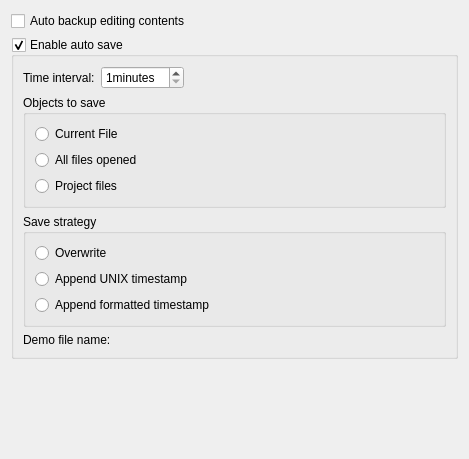
<?xml version="1.0" encoding="UTF-8"?>
<ui version="4.0">
 <class>EditorAutoSaveWidget</class>
 <widget class="QWidget" name="EditorAutoSaveWidget">
  <property name="geometry">
   <rect>
    <x>0</x>
    <y>0</y>
    <width>469</width>
    <height>459</height>
   </rect>
  </property>
  <property name="windowTitle">
   <string>Form</string>
  </property>
  <layout class="QVBoxLayout" name="verticalLayout">
   <item>
    <widget class="QCheckBox" name="chkAutoBackupEditContents">
     <property name="text">
      <string>Auto backup editing contents</string>
     </property>
    </widget>
   </item>
   <item>
    <widget class="QGroupBox" name="grpEnableAutoSave">
     <property name="title">
      <string>Enable auto save</string>
     </property>
     <property name="checkable">
      <bool>true</bool>
     </property>
     <layout class="QVBoxLayout" name="verticalLayout_2">
      <item>
       <widget class="QWidget" name="widget" native="true">
        <layout class="QHBoxLayout" name="horizontalLayout">
         <property name="leftMargin">
          <number>0</number>
         </property>
         <property name="topMargin">
          <number>0</number>
         </property>
         <property name="rightMargin">
          <number>0</number>
         </property>
         <property name="bottomMargin">
          <number>0</number>
         </property>
         <item>
          <widget class="QLabel" name="label">
           <property name="text">
            <string>Time interval:</string>
           </property>
          </widget>
         </item>
         <item>
          <widget class="QSpinBox" name="spinInterval">
           <property name="suffix">
            <string>minutes</string>
           </property>
           <property name="minimum">
            <number>1</number>
           </property>
           <property name="maximum">
            <number>60</number>
           </property>
          </widget>
         </item>
         <item>
          <spacer name="horizontalSpacer">
           <property name="orientation">
            <enum>Qt::Horizontal</enum>
           </property>
           <property name="sizeHint" stdset="0">
            <size>
             <width>40</width>
             <height>20</height>
            </size>
           </property>
          </spacer>
         </item>
        </layout>
       </widget>
      </item>
      <item>
       <widget class="QGroupBox" name="groupBox_2">
        <property name="title">
         <string>Objects to save</string>
        </property>
        <layout class="QVBoxLayout" name="verticalLayout_3">
         <item>
          <widget class="QRadioButton" name="rbCurrentFile">
           <property name="text">
            <string>Current File</string>
           </property>
          </widget>
         </item>
         <item>
          <widget class="QRadioButton" name="rbAllOpennedFiles">
           <property name="text">
            <string>All files opened</string>
           </property>
          </widget>
         </item>
         <item>
          <widget class="QRadioButton" name="rbProjectFiles">
           <property name="text">
            <string>Project files</string>
           </property>
          </widget>
         </item>
        </layout>
       </widget>
      </item>
      <item>
       <widget class="QGroupBox" name="groupBox_3">
        <property name="title">
         <string>Save strategy</string>
        </property>
        <layout class="QVBoxLayout" name="verticalLayout_4">
         <item>
          <widget class="QRadioButton" name="rbOverwrite">
           <property name="text">
            <string>Overwrite</string>
           </property>
          </widget>
         </item>
         <item>
          <widget class="QRadioButton" name="rbAppendUNIXTimestamp">
           <property name="text">
            <string>Append UNIX timestamp</string>
           </property>
          </widget>
         </item>
         <item>
          <widget class="QRadioButton" name="rbAppendFormattedTimestamp">
           <property name="text">
            <string>Append formatted timestamp</string>
           </property>
          </widget>
         </item>
        </layout>
       </widget>
      </item>
      <item>
       <widget class="QLabel" name="lblFilename">
        <property name="text">
         <string>Demo file name:</string>
        </property>
       </widget>
      </item>
     </layout>
    </widget>
   </item>
   <item>
    <spacer name="verticalSpacer">
     <property name="orientation">
      <enum>Qt::Vertical</enum>
     </property>
     <property name="sizeHint" stdset="0">
      <size>
       <width>20</width>
       <height>40</height>
      </size>
     </property>
    </spacer>
   </item>
  </layout>
 </widget>
 <resources/>
 <connections/>
</ui>
